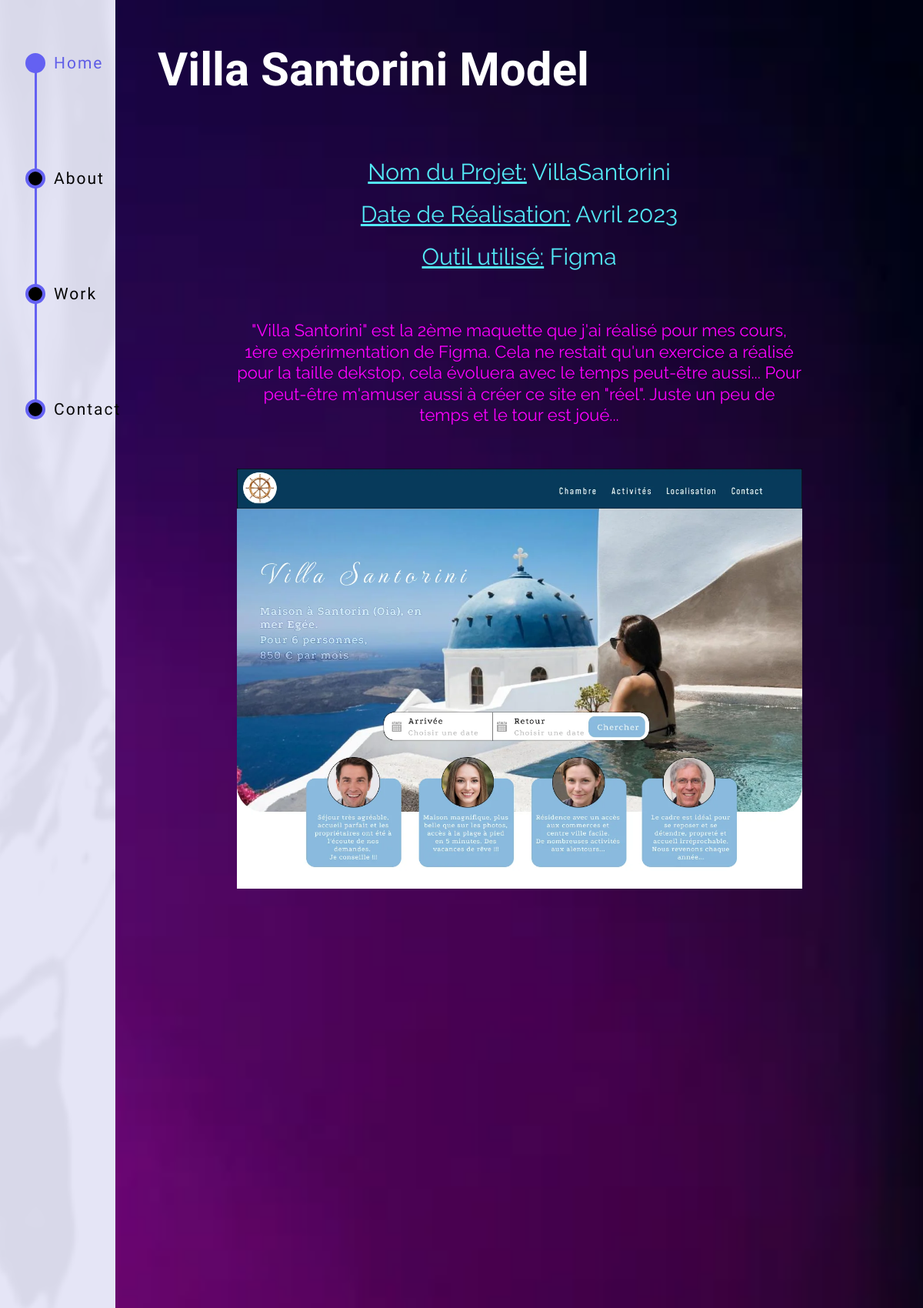
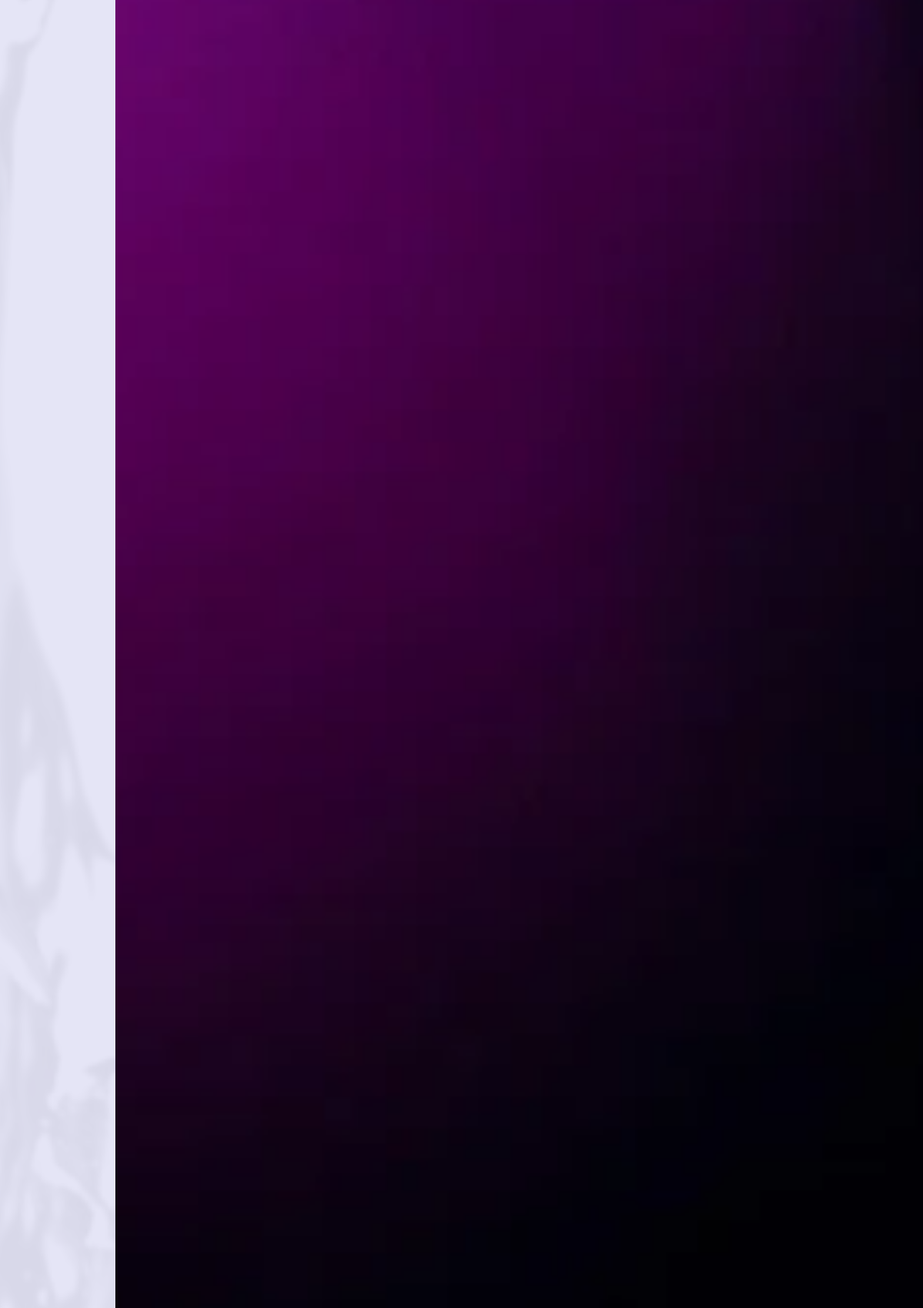
Screenshot of /index.php?action=webDesignVillaSantorini (upper part) with the database file from the repository (2 pictures, top to bottom).
### tables this page shows
CREATE TABLE IF NOT EXISTS `projects` (
  `id` int(11) NOT NULL AUTO_INCREMENT,
  `name` varchar(50) NOT NULL,
  `description` text NOT NULL,
  `code` varchar(255) NOT NULL,
  `cover` varchar(255) NOT NULL,
  `date` varchar(255) NOT NULL,
  PRIMARY KEY (`id`)
);

CREATE TABLE IF NOT EXISTS `villasantorini` (
  `id` int(11) NOT NULL AUTO_INCREMENT,
  `name` varchar(255) NOT NULL,
  `image` varchar(255) NOT NULL,
  PRIMARY KEY (`id`)
);

### pages/webDesignVillaSantorini.php (the view)
<div id="webDesignProject">
    <h2 class="title-h2">Villa Santorini Model</h2>
    <div class="webDesignProject-all-block wrapper">
        <?php
        $req = $bdd->query("SELECT * FROM `projects` WHERE name LIKE 'V%'");
        while ($don = $req->fetch()) {
            echo '<p class="webDesignProject-text"><span>Nom du Projet:</span> ' . $don['name'] . '</p>';
            echo '<p class="webDesignProject-text"><span>Date de Réalisation:</span> ' . $don['date'] . '</p>';
            echo '<p class="webDesignProject-text"><span>Outil utilisé:</span> ' .  $don['code'] . '</p>';
            echo '<p class="webDesignProject-text2">' . $don['description'] . '</p>';
        }
        ?>
        <?php
        $req = $bdd->query("SELECT * FROM `villasantorini`");
        $index = 0;
        while ($don = $req->fetch()) {
            if ($index === 0) {
                echo '<div class="image-position">';
            } else {
                $dataEffect = ($index % 2 === 0) ? 'fade-in-right' : 'fade-in-left';
                echo '<div class="image-position" data-effect="' . $dataEffect . '">';
            }
            echo '<img class="img-responsive project-image" src="assets/villaSantorini/' . $don['image'] . '" alt="' . $don['name'] . '">';
            echo '</div>';
            $index++;
        }
        ?>
    </div>
</div>

### assets/style.css (style rules this page uses)
* { margin: 0; padding: 0; box-sizing: border-box; }
.wrapper { max-width: 1500px; margin: 0 auto; }
@media (max-width: 1700px) { .wrapper { max-width: 1300px; } }
@media (max-width: 1500px) { .wrapper { max-width: 1200px; } }
@media (max-width: 1300px) { .wrapper { max-width: 1100px; } }
.img-responsive { max-width: 100%; height: auto; }
.title-h2 { color: #ffffff; font-family: "Homenaje", sans-serif; font-size: 60px; padding: 55px; }
#webDesignProject { max-width: 100%; min-height: 100vh; background-image: url("images/fond-ecran-colore-flou-artistique_58702-8631.webp"); background-repeat: no-repeat; background-position: center; background-size: cover; }
#webDesignProject .webDesignProject-all-block { width: 100%; min-height: 100%; display: flex; flex-direction: column; align-items: center; padding-bottom: 55px; padding-top: 15px; }
#webDesignProject .webDesignProject-all-block .image-position { width: 70%; transition: all 0.8s ease-out; }
#webDesignProject .webDesignProject-all-block .image-position img { max-width: 100%; }
#webDesignProject .webDesignProject-all-block .webDesignProject-text, #webDesignProject .webDesignProject-all-block .webDesignProject-text2 { text-align: center; font-family: "Raleway", sans-serif; }
#webDesignProject .webDesignProject-all-block .webDesignProject-text { color: rgb(83, 233, 246); margin: 10px; font-size: 30px; }
#webDesignProject .webDesignProject-all-block .webDesignProject-text span { text-decoration: underline; }
#webDesignProject .webDesignProject-all-block .webDesignProject-text2 { width: 70%; color: rgb(255, 0, 255); margin: 55px 15px 55px 15px; font-size: 25px; line-height: 1.25; }
@media (max-width: 1300px) { #webDesignProject .webDesignProject-all-block .webDesignProject-text2 { font-size: 22px; } }

### rows the page displays
projects: name "VillaSantorini", date "Avril 2023", code "Figma", description "\"Villa Santorini\" est la 2ème maquette que j'ai réalisé pour mes cours, 1ère expérimentation de Figma. Cela ne restait qu'un exercice a réalisé pour la taille dekstop, cela évoluera avec le temps peut-être aussi... Pour peut-être m'amuser aussi à créer ce site en \"réel\". Juste un peu de temps et le tour est joué..."
villasantorini: image (picture)
